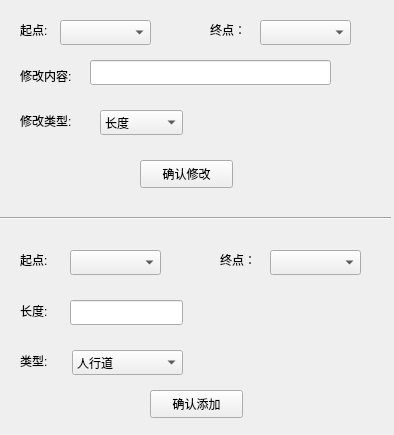
<?xml version="1.0" encoding="UTF-8"?>
<ui version="4.0">
 <class>modEdge</class>
 <widget class="QWidget" name="modEdge">
  <property name="geometry">
   <rect>
    <x>0</x>
    <y>0</y>
    <width>394</width>
    <height>435</height>
   </rect>
  </property>
  <property name="windowTitle">
   <string>Form</string>
  </property>
  <widget class="QPushButton" name="mode">
   <property name="geometry">
    <rect>
     <x>140</x>
     <y>160</y>
     <width>93</width>
     <height>28</height>
    </rect>
   </property>
   <property name="text">
    <string>确认修改</string>
   </property>
  </widget>
  <widget class="QPushButton" name="ADD">
   <property name="geometry">
    <rect>
     <x>150</x>
     <y>390</y>
     <width>93</width>
     <height>28</height>
    </rect>
   </property>
   <property name="text">
    <string>确认添加</string>
   </property>
  </widget>
  <widget class="Line" name="line">
   <property name="geometry">
    <rect>
     <x>0</x>
     <y>210</y>
     <width>391</width>
     <height>16</height>
    </rect>
   </property>
   <property name="orientation">
    <enum>Qt::Horizontal</enum>
   </property>
  </widget>
  <widget class="QLabel" name="label">
   <property name="geometry">
    <rect>
     <x>20</x>
     <y>60</y>
     <width>71</width>
     <height>31</height>
    </rect>
   </property>
   <property name="text">
    <string>修改内容:</string>
   </property>
  </widget>
  <widget class="QLineEdit" name="res">
   <property name="geometry">
    <rect>
     <x>90</x>
     <y>60</y>
     <width>241</width>
     <height>25</height>
    </rect>
   </property>
  </widget>
  <widget class="QComboBox" name="type">
   <property name="geometry">
    <rect>
     <x>100</x>
     <y>110</y>
     <width>83</width>
     <height>25</height>
    </rect>
   </property>
   <item>
    <property name="text">
     <string>长度</string>
    </property>
   </item>
   <item>
    <property name="text">
     <string>道路类型</string>
    </property>
   </item>
  </widget>
  <widget class="QLabel" name="label_2">
   <property name="geometry">
    <rect>
     <x>20</x>
     <y>20</y>
     <width>69</width>
     <height>19</height>
    </rect>
   </property>
   <property name="text">
    <string>起点:</string>
   </property>
  </widget>
  <widget class="QComboBox" name="start">
   <property name="geometry">
    <rect>
     <x>60</x>
     <y>20</y>
     <width>91</width>
     <height>25</height>
    </rect>
   </property>
  </widget>
  <widget class="QLabel" name="label_3">
   <property name="geometry">
    <rect>
     <x>210</x>
     <y>20</y>
     <width>69</width>
     <height>19</height>
    </rect>
   </property>
   <property name="text">
    <string>终点：</string>
   </property>
  </widget>
  <widget class="QComboBox" name="end">
   <property name="geometry">
    <rect>
     <x>260</x>
     <y>20</y>
     <width>91</width>
     <height>25</height>
    </rect>
   </property>
  </widget>
  <widget class="QLabel" name="tishi">
   <property name="geometry">
    <rect>
     <x>230</x>
     <y>120</y>
     <width>141</width>
     <height>20</height>
    </rect>
   </property>
   <property name="text">
    <string/>
   </property>
  </widget>
  <widget class="QLabel" name="label_4">
   <property name="geometry">
    <rect>
     <x>20</x>
     <y>110</y>
     <width>69</width>
     <height>21</height>
    </rect>
   </property>
   <property name="text">
    <string>修改类型:</string>
   </property>
  </widget>
  <widget class="QLabel" name="label_5">
   <property name="geometry">
    <rect>
     <x>20</x>
     <y>250</y>
     <width>69</width>
     <height>19</height>
    </rect>
   </property>
   <property name="text">
    <string>起点:</string>
   </property>
  </widget>
  <widget class="QLabel" name="label_6">
   <property name="geometry">
    <rect>
     <x>220</x>
     <y>250</y>
     <width>69</width>
     <height>19</height>
    </rect>
   </property>
   <property name="text">
    <string>终点：</string>
   </property>
  </widget>
  <widget class="QComboBox" name="start1">
   <property name="geometry">
    <rect>
     <x>70</x>
     <y>250</y>
     <width>91</width>
     <height>25</height>
    </rect>
   </property>
  </widget>
  <widget class="QComboBox" name="end1">
   <property name="geometry">
    <rect>
     <x>270</x>
     <y>250</y>
     <width>91</width>
     <height>25</height>
    </rect>
   </property>
  </widget>
  <widget class="QLabel" name="label_7">
   <property name="geometry">
    <rect>
     <x>20</x>
     <y>300</y>
     <width>69</width>
     <height>21</height>
    </rect>
   </property>
   <property name="text">
    <string>长度:</string>
   </property>
  </widget>
  <widget class="QLineEdit" name="len">
   <property name="geometry">
    <rect>
     <x>70</x>
     <y>300</y>
     <width>113</width>
     <height>25</height>
    </rect>
   </property>
  </widget>
  <widget class="QLabel" name="label_8">
   <property name="geometry">
    <rect>
     <x>20</x>
     <y>350</y>
     <width>69</width>
     <height>21</height>
    </rect>
   </property>
   <property name="text">
    <string>类型:</string>
   </property>
  </widget>
  <widget class="QLabel" name="tishi1">
   <property name="geometry">
    <rect>
     <x>220</x>
     <y>300</y>
     <width>111</width>
     <height>21</height>
    </rect>
   </property>
   <property name="text">
    <string/>
   </property>
  </widget>
  <widget class="QComboBox" name="type1">
   <property name="geometry">
    <rect>
     <x>72</x>
     <y>350</y>
     <width>111</width>
     <height>25</height>
    </rect>
   </property>
   <item>
    <property name="text">
     <string>人行道</string>
    </property>
   </item>
   <item>
    <property name="text">
     <string>机动车道</string>
    </property>
   </item>
  </widget>
 </widget>
 <resources/>
 <connections/>
</ui>
